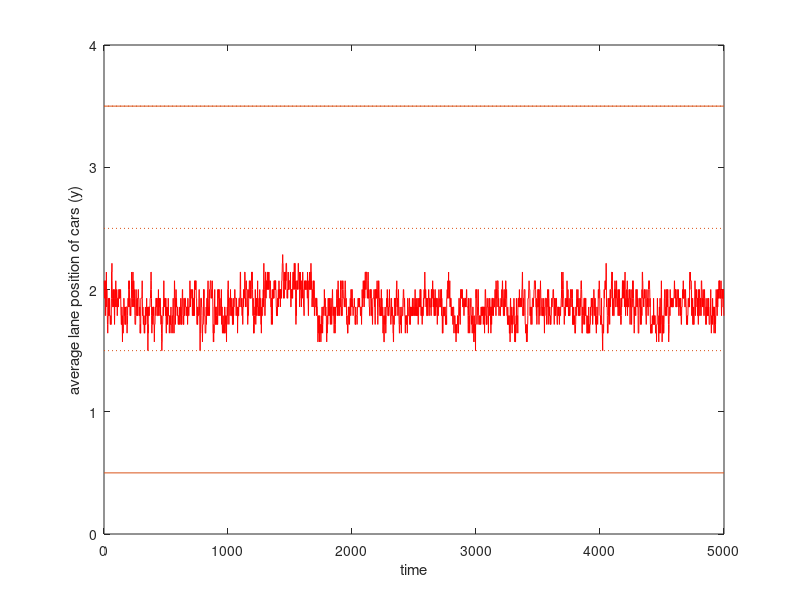
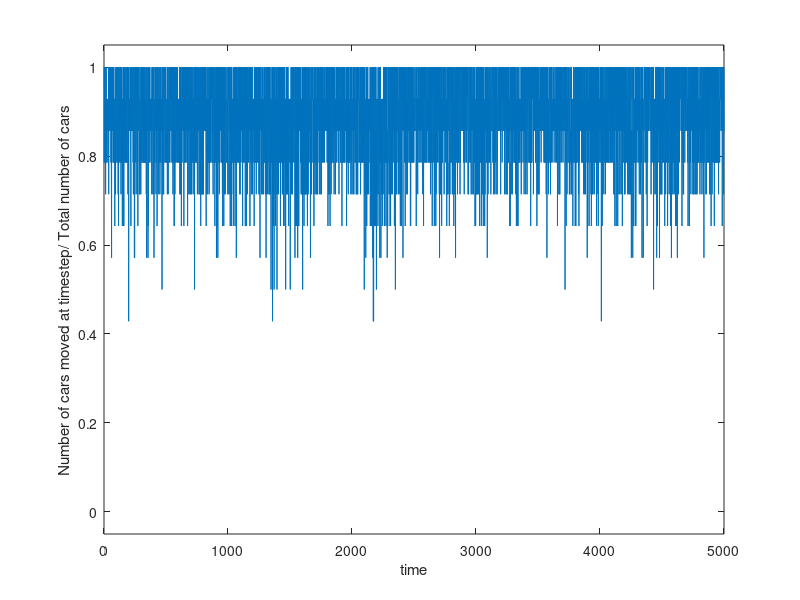
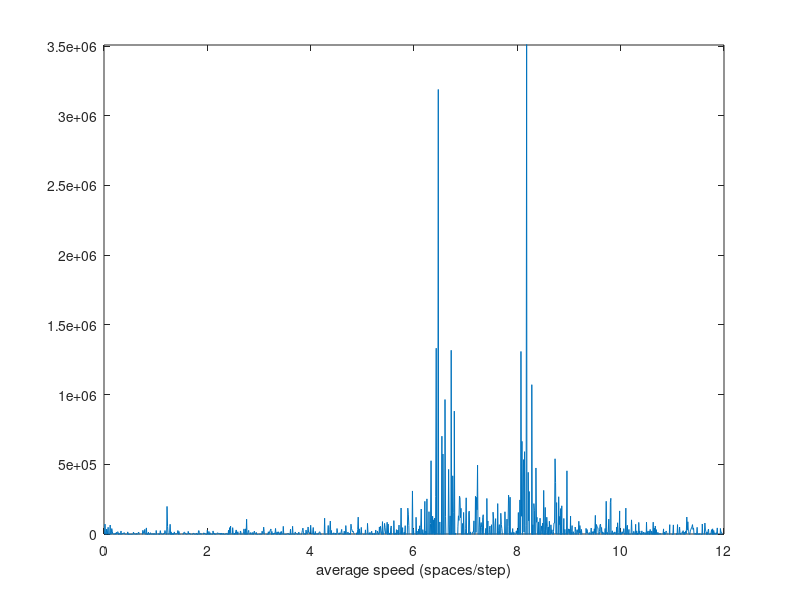

MATLAB code to generate these figures, in order:
clc;
clear;
clf;
%%%A simple Monte Carlo simulation of a traffic jam; cars are represented
%%%by '1's in a matrix, emply spots as '0's.  Each car has its own prefered
%%%speed, chosen randomly at initialization from the range Smin->Smax.
%%%Cars will move forward as long as they wont crash into a car in front of them in
%%%the next timestep; If they cannot move forward, they will move either
%%%left or right 1 lane to pass.  Highway has periodic boundaries, so cars
%%%are in a infinite loop.

%Create matrix of N+2 collumns (with boundaries); represent highway
%lanes
%0s represent open spaces, 1s represent cars.  originally at random
%positions, moving at speed random for each car.  car will lane switch(move
%to left, right adjacent position if open (left, right), bottom and top
%corners). forecasts F spaces ahead, decides to slow down if no spaces left
%or right to move.  Will always move left, if given choice (passing lane)
%Matrix is L by N+2 in size

%%%%%%%USER INPUT%%%%%%%%%%%%%%%
L = 50;
N = 3;
T = 5000;
Smin = 6;
Smax = 10;
Cweight = 0.02;
%%%%%%%%%%%%%%%%%%%%%%%%%%%%%%%%

%%%%%%%SETTING UP MATRIX%%%%%%%%

%proportion of initial positions filled by cars, before adding boundaries
%Problem with redistribution of car psoitions; done without replacement so
%> than Cweight percentile of cars
M = zeros(L,N+2);
M(1:round(Cweight*((N+2)*L))) = 1;
M = M(randi([1,(length(M))],L,N+2));
M(:,1) = -1*ones(L,1);
M(:,N+2) = -1*ones(L,1);
%Speed value for each car
M(end,end,2) = 0;
M(:,(2:N+1),2) = randi([Smin,Smax],L,N);
%finding car positions, setting speed of non- car to -1 (invalid speed)
M(:,:,2) = M(:,:,2).*(~(M(:,:,1)<1))-1;

%Matrix of x,y and speed of all cars
[Clist_x,Clist_y] = find(M(:,:,1)==1);
C = [Clist_x,Clist_y,diag(M(Clist_x,Clist_y,2))];
%%%%%%%%%%%%%%%%%%%%%%%%%%%%%%%%


%%%%%%%TIME STEP%%%%%%%%%%%%%%%%%
%move each car up by their speed

Avpos_x = zeros(T,1);
Avpos_y = zeros(T,1);
movevec = [];

for k = 1:T
    move = 0;
    for i = 1:length(C(:,1))
        if M((mod((C(i,1)-C(i,3)):(C(i,1)-2),L)+1),C(i,2),1) == zeros((C(i,3))-1,1)
            %M(mod((C(i,1)-C(i,3)):(C(i,1)-1)),C(i,2),1) == zeros((C(i,3)),1)
            Cpos = zeros(L,1);
            Cpos(C(i,1)) = 1;
            Cpos = circshift(Cpos,-(C(i,3)-1));
            M(:,C(i,2),1) = M(:,C(i,2),1) + Cpos;
            M(C(i,1),C(i,2),1) = 0;
            M(C(i,1),C(i,2),2) = -1;
            M(find(Cpos ==1),C(i,2),2) = C(i,3);
            move = move+1;
        elseif M(mod((C(i,1)-2):C(i,1),L)+1,C(i,2)-1,1) == zeros(3,1)
            M(C(i,1),(C(i,2)-1),1) = 1;
            M(C(i,1),(C(i,2)-1),2) = C(i,3);
            M(C(i,1),C(i,2),1) = 0;
            M(C(i,1),C(i,2),2) = -1;
            %move = move+1;
        elseif M(mod((C(i,1)-2):C(i,1),L)+1,C(i,2)+1,1) == zeros(3,1)
            M(C(i,1),(C(i,2)+1),1) = 1;
            M(C(i,1),(C(i,2)+1),2) = C(i,3);
            M(C(i,1),C(i,2),1) = 0;
            M(C(i,1),C(i,2),2) = -1;
            %move = move+1;
        end
    end
    
    %Matrix of x,y and speed of all cars
    [Clist_x,Clist_y] = find(M(:,:,1)==1);
    C = [Clist_x,Clist_y,diag(M(Clist_x,Clist_y,2))];

    %Find weighted average position of traffic bulk, in x and y
    Avpos_vec_x = zeros(1,L);
    Avpos_vec_y = zeros(1,N);
    
    for j = 1:L
        Avpos_vec_x(j) = sum(M(j,2:(N+1),1));
    end
    
    for j = 1:N
        Avpos_vec_y(j) = sum(M(:,j+1,1));
    end
    
    %calculates average position of car bulk in x and y, as well as
    %proportion of cars that moved this step
    Avpos_x(k) = sum(linspace(1,L,L).*Avpos_vec_x)/sum(Avpos_vec_x);
    Avpos_y(k) = sum(linspace(1,N,N).*Avpos_vec_y)/sum(Avpos_vec_y);
    movevec = [movevec move];
    %M(:,:,1)
end

propcars= length(C(:,1))/(L*N)
numcars = length(C(:,1))
%here, -x direction is in opposite direction of movement

%figure(1)
%plot(Avpos_x)
%ylabel('average position (x)')
%xlabel('time')


figure(2)
plot(Avpos_y,'Color','r')
line([0,T],[0.5 0.5],'LineStyle','-')
for i = 1:N
    line([0,T],[i+0.5 i+0.5],'LineStyle',':')
end
line([0,T],[N+0.5 N+0.5],'LineStyle','-')
ylabel('average lane position of cars (y)')
xlabel('time')
ylim([0 N+1])

figure(3)
plot(movevec/length(C(:,1)))
xlabel('time')
ylabel('Number of cars moved at timestep/ Total number of cars')
ylim([-0.05 1.05])

%%%Fast fourier transform
%window function:  .*sin(pi*linspace(0,Avpos_x(end),length(Avpos_x))/Avpos_x(end))
FFT = (fft((Avpos_x-mean(Avpos_x)),2^nextpow2(T))).^2;
f = L*linspace(1,length(FFT),length(FFT))/T;
%Finds positions in FFT corresponding to max and min car speeds, finds max
%of FFT in this range
Avspeed = f(find(FFT ==max(FFT(max(find(f<Smin)):max(find(f<Smax))))))

figure(4)
plot(f,FFT)
xlabel('average speed (spaces/step)')
xlim([0 Smax+2])
ylim([0 1.1*real(max(FFT))])

